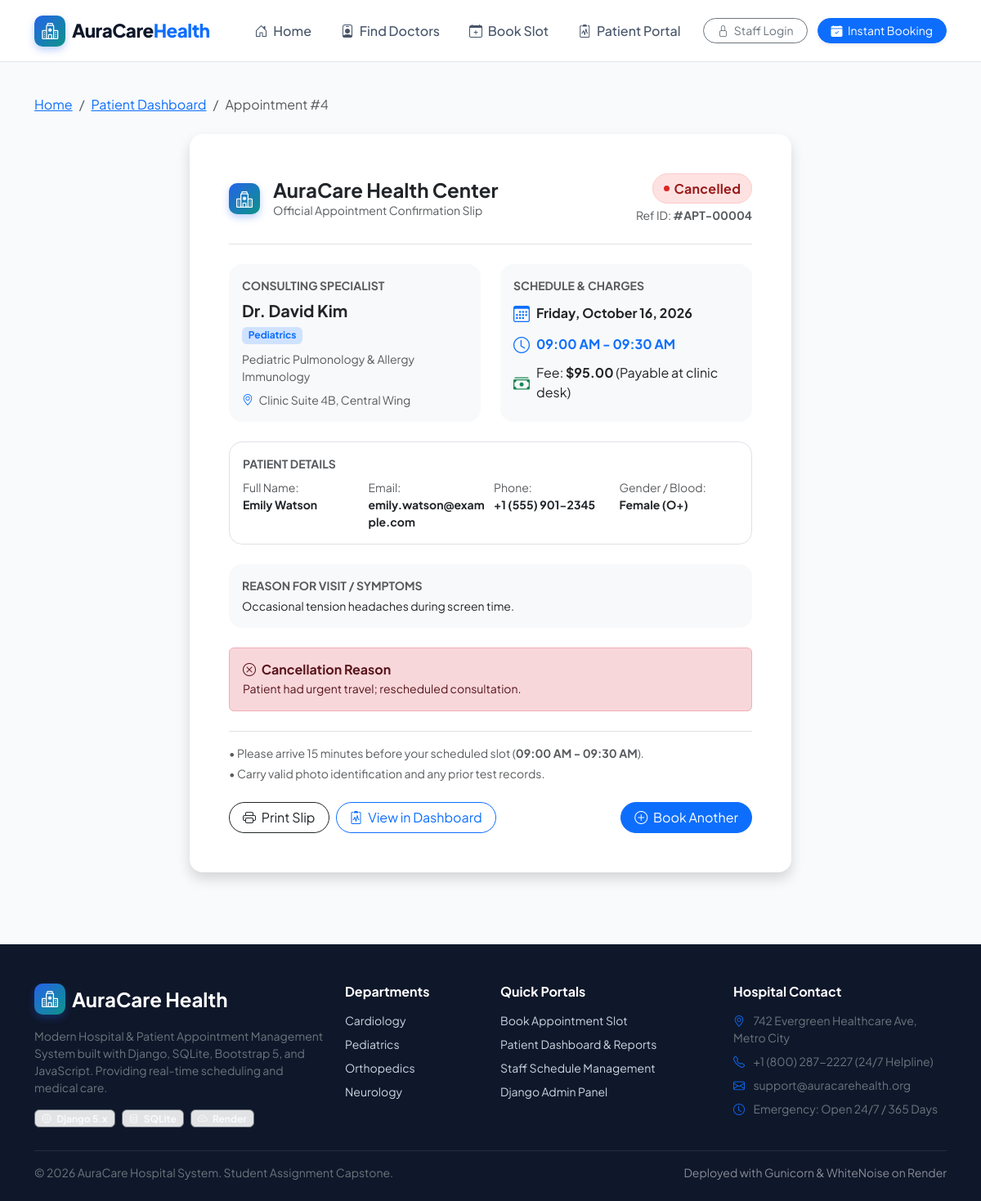
/appointments/4/, run on the app's committed database.
### hospital_app/models.py (models this page shows, shortened)
class Appointment(models.Model):
    patient = models.ForeignKey(Patient, on_delete=models.CASCADE, related_name='appointments')
    doctor = models.ForeignKey(Doctor, on_delete=models.CASCADE, related_name='appointments')
    date = models.DateField()
    time_slot = models.CharField(max_length=50, choices=TIME_SLOT_CHOICES)
    reason = models.TextField(help_text="Chief complaint or consultation reason")
    status = models.CharField(max_length=20, choices=STATUS_CHOICES, default='Pending')
    cancellation_reason = models.TextField(blank=True, null=True)
    created_at = models.DateTimeField(auto_now_add=True)
    class Meta:
        ordering = ['-date', 'time_slot']
        constraints = [
            models.UniqueConstraint(
                fields=['doctor', 'date', 'time_slot'],
                condition=~models.Q(status='Cancelled'),
                name='unique_active_doctor_appointment_slot'
            )
        ]

class Doctor(models.Model):
    name = models.CharField(max_length=150, help_text="Full doctor name, e.g., Dr. Sarah Jenkins")
    department = models.CharField(max_length=50, choices=DEPARTMENT_CHOICES)
    specialization = models.CharField(max_length=200, help_text="Detailed specialization e.g., Interventional Cardiology")
    consultation_fee = models.DecimalField(max_digits=10, decimal_places=2, default=50.00)
    available_days = models.CharField(
        max_length=255,
        default="Monday, Tuesday, Wednesday, Thursday, Friday",
        help_text="Comma-separated days, e.g. Monday, Tuesday, Wednesday"
    )
    is_active = models.BooleanField(default=True, help_text="Designates whether this doctor is currently active.")
    qualification = models.CharField(max_length=150, default="MBBS, MD", help_text="Degrees & certifications")
    experience_years = models.PositiveIntegerField(default=5, help_text="Years of clinical experience")
    email = models.EmailField(blank=True, null=True)
    phone = models.CharField(max_length=20, blank=True, null=True)
    bio = models.TextField(blank=True, help_text="Professional summary and background")
    profile_image = models.URLField(
        blank=True,
        null=True,
        help_text="Direct URL to doctor's portrait or avatar"
    )
    class Meta:
        ordering = ['department', 'name']

class Patient(models.Model):
    user = models.ForeignKey(User, on_delete=models.SET_NULL, null=True, blank=True, related_name='patient_profiles')
    first_name = models.CharField(max_length=100)
    last_name = models.CharField(max_length=100)
    email = models.EmailField()
    phone = models.CharField(max_length=20)
    date_of_birth = models.DateField(null=True, blank=True)
    gender = models.CharField(max_length=10, choices=GENDER_CHOICES, default='Male')
    blood_group = models.CharField(max_length=5, choices=BLOOD_GROUP_CHOICES, blank=True, null=True)
    address = models.TextField(blank=True)
    created_at = models.DateTimeField(auto_now_add=True)
    class Meta:
        ordering = ['-created_at']
    @property
    def full_name(self):
        return f"{self.first_name} {self.last_name}"

### hospital_app/views.py (the view)
# urls.py: path('appointments/<int:pk>/', views.appointment_detail, name='appointment_detail'),
def appointment_detail(request, pk):
    appointment = get_object_or_404(Appointment, pk=pk)
    report = getattr(appointment, 'report', None)
    context = {
        'appointment': appointment,
        'report': report,
    }
    return render(request, 'hospital_app/appointment_detail.html', context)

### hospital_app/templates/hospital_app/appointment_detail.html (shortened to what this page needs)
{% extends 'hospital_app/base.html' %}
{% load static %}
{% block content %}
<div class="container py-4">
    <div class="mb-4 no-print">
        <nav aria-label="breadcrumb">
            <ol class="breadcrumb small">
                <li class="breadcrumb-item"><a href="{% url 'home' %}">Home</a></li>
                <li class="breadcrumb-item"><a href="{% url 'patient_dashboard' %}">Patient Dashboard</a></li>
                <li class="breadcrumb-item active" aria-current="page">Appointment #{{ appointment.id }}</li>
            </ol>
        </nav>
    </div>
    <div class="row justify-content-center">
        <div class="col-lg-8">
            <div class="card border-0 shadow rounded-4 p-4 p-md-5 bg-white appointment-slip">
                <div class="d-flex flex-column flex-md-row justify-content-between align-items-start align-items-md-center gap-3 pb-4 mb-4 border-bottom">
                    <div class="d-flex align-items-center gap-3">
                        <div class="brand-icon">
                            <i class="bi bi-hospital"></i>
                        </div>
                        <div>
                            <h4 class="fw-bold mb-0">AuraCare Health Center</h4>
                            <p class="small text-muted mb-0">Official Appointment Confirmation Slip</p>
                        </div>
                    </div>
                    <div class="text-md-end">
                        <div class="badge-status badge-{{ appointment.status }} fs-6">
                            <span class="status-dot"></span>
                            {{ appointment.status }}
                        </div>
                        <div class="small text-muted mt-1">Ref ID: <strong>#APT-{{ appointment.id|stringformat:"05d" }}</strong></div>
                    </div>
                </div>
                <div class="row g-4 mb-4">
                    <div class="col-md-6">
                        <div class="p-3 rounded-4 bg-light h-100">
                            <span class="text-uppercase small fw-bold text-muted d-block mb-2">Consulting Specialist</span>
                            <h5 class="fw-bold text-dark mb-1">{{ appointment.doctor.name }}</h5>
                            <span class="badge bg-primary-subtle text-primary mb-2">{{ appointment.doctor.department }}</span>
                            <div class="small text-muted">{{ appointment.doctor.specialization }}</div>
                            <div class="small text-muted mt-2">
                                <i class="bi bi-geo-alt me-1 text-primary"></i> Clinic Suite 4B, Central Wing
                            </div>
                        </div>
                    </div>
                    <div class="col-md-6">
                        <div class="p-3 rounded-4 bg-light h-100">
                            <span class="text-uppercase small fw-bold text-muted d-block mb-2">Schedule & Charges</span>
                            <div class="d-flex align-items-center gap-2 mb-2">
                                <i class="bi bi-calendar3 text-primary fs-5"></i>
                                <span class="fw-bold text-dark">{{ appointment.date|date:"l, F j, Y" }}</span>
                            </div>
                            <div class="d-flex align-items-center gap-2 mb-2">
                                <i class="bi bi-clock text-primary fs-5"></i>
                                <span class="fw-bold text-primary">{{ appointment.time_slot }}</span>
                            </div>
                            <div class="d-flex align-items-center gap-2">
                                <i class="bi bi-cash-stack text-success fs-5"></i>
                                <span>Fee: <strong class="text-dark">${{ appointment.doctor.consultation_fee }}</strong> (Payable at clinic desk)</span>
                            </div>
                        </div>
                    </div>
                    <div class="col-12">
                        <div class="p-3 rounded-4 border bg-white">
                            <span class="text-uppercase small fw-bold text-muted d-block mb-2">Patient Details</span>
                            <div class="row g-2 small">
                                <div class="col-sm-6 col-md-3">
                                    <span class="text-muted d-block">Full Name:</span>
                                    <strong class="text-dark">{{ appointment.patient.full_name }}</strong>
                                </div>
                                <div class="col-sm-6 col-md-3">
                                    <span class="text-muted d-block">Email:</span>
                                    <strong class="text-dark">{{ appointment.patient.email }}</strong>
                                </div>
                                <div class="col-sm-6 col-md-3">
                                    <span class="text-muted d-block">Phone:</span>
                                    <strong class="text-dark">{{ appointment.patient.phone }}</strong>
                                </div>
                                <div class="col-sm-6 col-md-3">
                                    <span class="text-muted d-block">Gender / Blood:</span>
                                    <strong class="text-dark">{{ appointment.patient.gender }} {% if appointment.patient.blood_group %}({{ appointment.patient.blood_group }}){% endif %}</strong>
                                </div>
                            </div>
                        </div>
                    </div>
                    <div class="col-12">
                        <div class="p-3 rounded-4 bg-light">
                            <span class="text-uppercase small fw-bold text-muted d-block mb-1">Reason for Visit / Symptoms</span>
                            <p class="mb-0 text-dark small">{{ appointment.reason }}</p>
                        </div>
                    </div>
                    {% if appointment.status == 'Cancelled' and appointment.cancellation_reason %}
                        <div class="col-12">
                            <div class="alert alert-danger mb-0">
                                <h6 class="fw-bold mb-1"><i class="bi bi-x-circle me-1"></i> Cancellation Reason</h6>
                                <p class="small mb-0">{{ appointment.cancellation_reason }}</p>
                            </div>
                        </div>
                    {% endif %}
                </div>
                <div class="small text-muted border-top pt-3 mb-4">
                    <p class="mb-1">&bull; Please arrive 15 minutes before your scheduled slot (<strong>{{ appointment.time_slot }}</strong>).</p>
                    <p class="mb-0">&bull; Carry valid photo identification and any prior test records.</p>
                </div>
                <div class="d-flex flex-wrap justify-content-between align-items-center gap-2 no-print">
                    <div class="d-flex gap-2">
                        <button type="button" class="btn btn-outline-dark rounded-pill px-3 btn-print">
                            <i class="bi bi-printer me-1"></i> Print Slip
                        </button>
                        <a href="{% url 'patient_dashboard' %}?email={{ appointment.patient.email }}" class="btn btn-outline-primary rounded-pill px-3">
                            <i class="bi bi-clipboard2-pulse me-1"></i> View in Dashboard
                        </a>
                    </div>
                    <div class="d-flex gap-2">
                        <a href="{% url 'book_appointment' %}" class="btn btn-primary rounded-pill px-3">
                            <i class="bi bi-plus-circle me-1"></i> Book Another
                        </a>
                    </div>
                </div>
            </div>
        </div>
    </div>
</div>
{% endblock %}

### hospital_app/static/css/style.css (style rules this page uses)
:root { --primary-blue: #1e40af; --primary-blue-dark: #0f172a; --primary-blue-light: #3b82f6; --teal-accent: #0d9488; --teal-light: #ccfbf1; --emerald-green: #059669; --emerald-light: #d1fae5; --warning-amber: #d97706; --warning-light: #fef3c7; --danger-rose: #e11d48; --danger-light: #ffe4e6; --bg-page: #f8fafc; --bg-card: #ffffff; --text-main: #0f172a; --text-muted: #64748b; --border-soft: #e2e8f0; --radius-sm: 8px; --radius-md: 14px; --radius-lg: 20px; --shadow-subtle: 0 4px 6px -1px rgba(0, 0, 0, 0.05), 0 2px 4px -2px rgba(0, 0, 0, 0.05); --shadow-card: 0 10px 25px -5px rgba(15, 23, 42, 0.08), 0 8px 10px -6px rgba(15, 23, 42, 0.04); --shadow-hover: 0 20px 30px -10px rgba(30, 64, 175, 0.15), 0 10px 15px -5px rgba(15, 23, 42, 0.06); --transition: all 0.25s cubic-bezier(0.16, 1, 0.3, 1); }
body { font-family: 'Plus Jakarta Sans', 'Inter', -apple-system, BlinkMacSystemFont, sans-serif; background-color: var(--bg-page); color: var(--text-main); min-height: 100vh; display: flex; flex-direction: column; }
.brand-icon { width: 38px; height: 38px; background: linear-gradient(135deg, #2563eb, #0d9488); border-radius: 10px; display: flex; align-items: center; justify-content: center; color: white; font-size: 1.25rem; box-shadow: 0 4px 10px rgba(37, 99, 235, 0.3); }
.badge-status { padding: 0.35rem 0.8rem; border-radius: 50px; font-size: 0.75rem; font-weight: 700; letter-spacing: 0.3px; display: inline-flex; align-items: center; gap: 0.35rem; }
.badge-Cancelled { background: #fee2e2; color: #991b1b; border: 1px solid #fecaca; }
.status-dot { width: 7px; height: 7px; border-radius: 50%; display: inline-block; }
.badge-Cancelled .status-dot { background-color: #dc2626; }

### data on the page
Appointment: id "4", status "Cancelled", id "00004", doctor.name "Dr. David Kim", doctor.department "Pediatrics", doctor.specialization "Pediatric Pulmonology & Allergy Immunology", date "Friday, October 16, 2026", time_slot "09:00 AM - 09:30 AM", doctor.consultation_fee "95.00", patient.full_name "Emily Watson", patient.email "emily.watson@example.com", patient.phone "+1 (555) 901-2345", patient.gender "Female", patient.blood_group "O+", reason "Occasional tension headaches during screen time.", cancellation_reason "Patient had urgent travel; rescheduled consultation."
